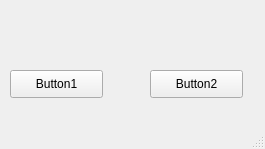
<?xml version="1.0" encoding="UTF-8"?>
<ui version="4.0">
 <class>MainWindow</class>
 <widget class="QMainWindow" name="MainWindow">
  <property name="geometry">
   <rect>
    <x>0</x>
    <y>0</y>
    <width>265</width>
    <height>149</height>
   </rect>
  </property>
  <property name="windowTitle">
   <string>MainWindow</string>
  </property>
  <widget class="QWidget" name="centralwidget">
   <widget class="QPushButton" name="pushButton">
    <property name="geometry">
     <rect>
      <x>10</x>
      <y>70</y>
      <width>93</width>
      <height>28</height>
     </rect>
    </property>
    <property name="text">
     <string>Button1</string>
    </property>
   </widget>
   <widget class="QPushButton" name="pushButton_2">
    <property name="geometry">
     <rect>
      <x>150</x>
      <y>70</y>
      <width>93</width>
      <height>28</height>
     </rect>
    </property>
    <property name="text">
     <string>Button2</string>
    </property>
   </widget>
   <widget class="QLabel" name="label">
    <property name="geometry">
     <rect>
      <x>80</x>
      <y>20</y>
      <width>91</width>
      <height>16</height>
     </rect>
    </property>
    <property name="text">
     <string/>
    </property>
   </widget>
  </widget>
  <widget class="QMenuBar" name="menubar">
   <property name="geometry">
    <rect>
     <x>0</x>
     <y>0</y>
     <width>265</width>
     <height>26</height>
    </rect>
   </property>
  </widget>
  <widget class="QStatusBar" name="statusbar"/>
 </widget>
 <resources/>
 <connections/>
</ui>
